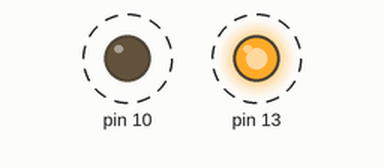
The sketch below on a simulated Arduino Uno, built with avr-gcc and run on an emulated ATmega328P. Shown: output pins drawn as LEDs (lit = HIGH). Dashed ring = blinking.

Above: at 0.05 s.
Timing chart, 0 to 3.0 s (numbered marks = the images above):
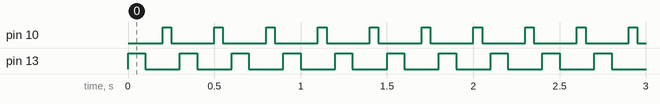

The sketch:

led_control.ino
```cpp
void setup() {
  pinMode(13,OUTPUT);
  pinMode(10,OUTPUT);
  // put your setup code here, to run once:
}

void loop() {
  digitalWrite(13,HIGH);
  delay(100);
  digitalWrite(13,LOW);
  delay(100);
  digitalWrite(10,HIGH);
  delay(50);
  digitalWrite(10, LOW);
  delay(50);
  // 500 is half a second
  // put your main code here, to run repeatedly:
}
```

Measured:
- by itself, pin 10: alternates HIGH for 0.05 s and LOW for 0.25 s
- by itself, pin 13: alternates HIGH for 0.10 s and LOW for 0.20 s
